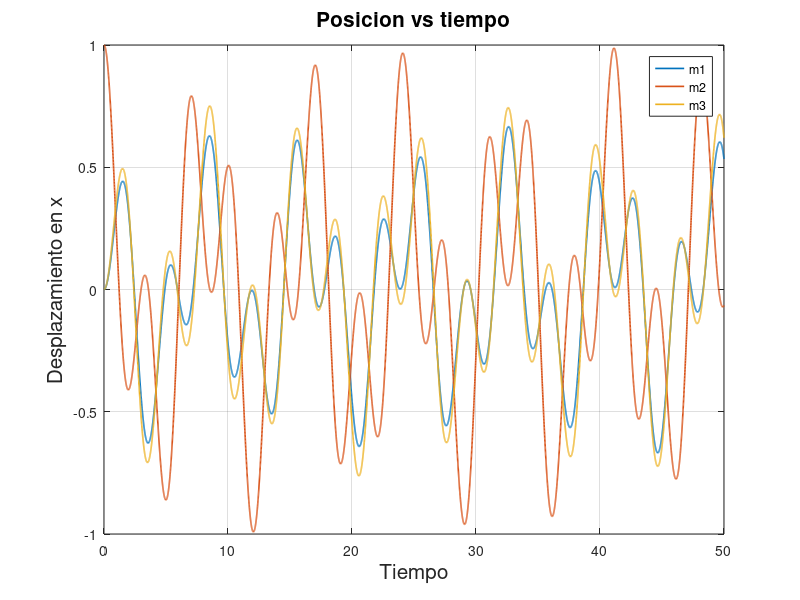
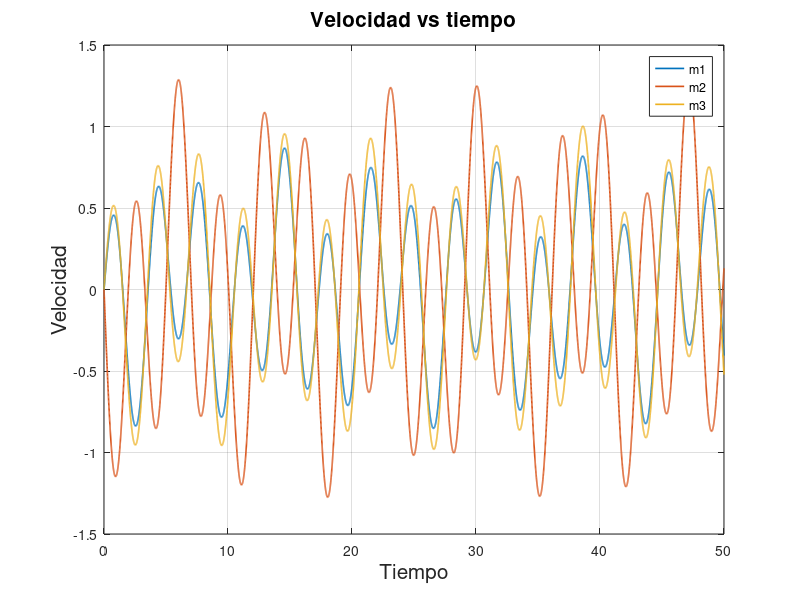
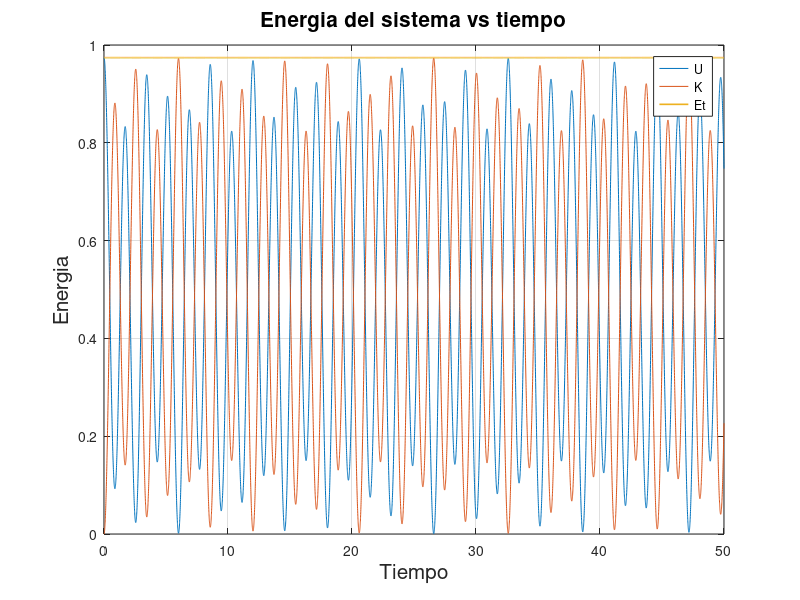
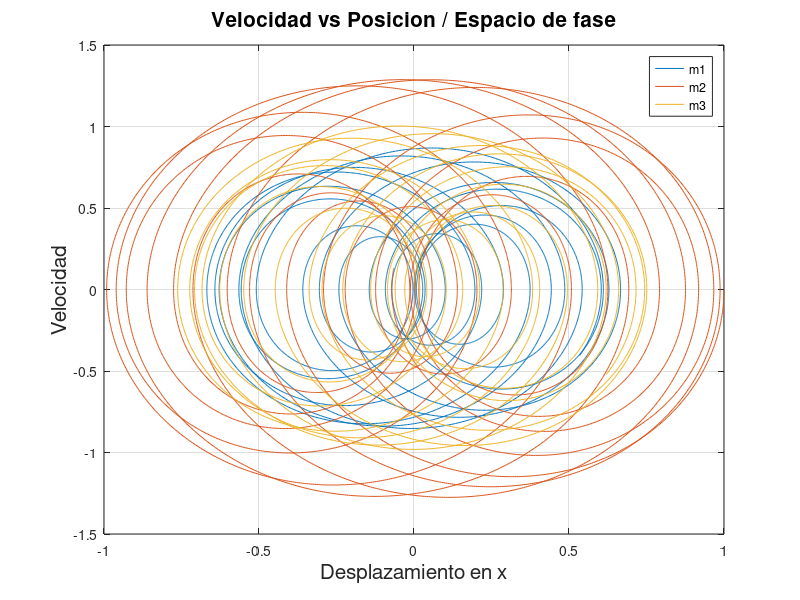

MATLAB code to generate these figures, in order:
clc ;close all;  clear all; 
%Condiciones de entrada
N=3; tf=50; 

%Condiciones iniciales
x0=zeros(N,1); x0(floor(N/2)+1)=1;v0=zeros(N,1); X0=[x0;v0]; 

%Asignacion de parametros extremos
ki= 0.9; kf= 1.1; mi=1; mf=1; iden=eye(N); cero=zeros(N); 

%Asigacion de parametros
mm= mi + (mf-mi)*rand(1,N); kk= ki + (kf-ki)*rand(1,N+1); 

%Diagonales 
W2= kk(2:N)./mm(2:N) ;   W1= (-1)*( kk(1:N) + kk(2:N+1) )./mm ;  W3= kk(2:N)./mm(1:N-1);

%Matrices de las EDO
M=diag(W1,0)+diag(W3,1)+diag(W2,-1); M1=[cero,iden;M,cero];

%Evolucion del sistema
options=odeset('RelTol',1e-10,'Abstol',1e-10);
[t,y]=ode45(@(t,X) M1*X,[0 tf],X0,options);  

%Asignacion de variables
pos=y(:,1:N); vel=y(:,N+1:2*N); 

%Calulo de las energias del sistema
u=[0.5*kk(1)*pos(:,1).^2 ,0.5*kk(2:N).*( pos(:,2:N)-pos(:,1:N-1)).^2 , 0.5*kk(N+1)*pos(:,N).^2];  U=sum(u,2); 
ek=0.5.*mm.*vel.^2; K=sum(ek,2); 
Et=U+K; 

%Calculo de R_A
num_RA= sum(pos.^2,2).^2; den_RA=sum(pos.^4,2); R_A= num_RA./den_RA;

%Calculo de las energias individuales 
et1=0.5*kk(1)*pos(:,1).^2+ 0.25*kk(2)*(pos(:,2)-pos(:,1)).^2 + 0.5*mm(1)*(vel(:,1)).^2;
etn=0.25*kk(2:N-1).*(pos(:,2:N-1)-pos(:,1:N-2)).^2 + 0.25*kk(3:N).*(pos(:,3:N)-pos(:,2:N-1)).^2 + 0.5*mm(2:N-1).*(vel(:,2:N-1)).^2; 
etn1=0.5*kk(N+1)*pos(:,N).^2+ 0.25*kk(N)*(pos(:,N)-pos(:,N-1)).^2 + 0.5*mm(N)*(vel(:,N)).^2;

%Calculo de R_E
ETR=[et1,etn,etn1]; up=sum(ETR.^2,2).^2 ; down=sum(ETR.^4,2) ;
R_E2=up./down;

%Calculo de m1 y m2
i_i=1:1:N;  arr=sum(i_i.*(ETR.^2),2); deb=sum(ETR.^2,2);  m1=arr./deb; 

arr2=sum((i_i.^2).*(ETR.^2),2);  m2= arr2./deb;

%GRAFICAS
figure(1); plot(t,pos,'LineWidth',1.2); title('Posicion vs tiempo','FontSize',15); legend('m1','m2','m3'); 
xlabel('Tiempo','FontSize',15);  ylabel('Desplazamiento en x','FontSize',15,'FontSize',15);grid; 

figure(2); plot(t,vel,'LineWidth',1.2); title('Velocidad vs tiempo','FontSize',15); legend('m1','m2','m3');
xlabel('Tiempo','FontSize',15);  ylabel('Velocidad','FontSize',15);grid; 

figure(3); plot(t,U,t,K,t,Et,'LineWidth',1.2); title('Energia del sistema vs tiempo','FontSize',15);legend('U','K','Et'); 
xlabel('Tiempo','FontSize',15);  ylabel('Energia','FontSize',15);grid; 

figure(4); plot(pos,vel); title('Velocidad vs Posicion / Espacio de fase','FontSize',15); 
legend('m1','m2','m3'); xlabel('Desplazamiento en x','FontSize',15);  ylabel('Velocidad','FontSize',15);grid; 

figure(5); imagesc(pos); title('Evolución de las posiciones','FontSize',15); 
xlabel('Oscilador','FontSize',15);  ylabel('Iteraciones','FontSize',15);

figure(11); imagesc(abs(pos)); title('Propagacion de la perturbación','FontSize',15); 
xlabel('Oscilador','FontSize',15);  ylabel('Iteraciones','FontSize',15);

figure(6); 
plot(t,R_A,t,R_E2); title('Grado de participación vs t','FontSize',15); xlabel('t'),ylabel('R'); 
legend('R','ER'); 

figure(8); plot(t,m1); title('m1 vs t'); xlabel('t'),ylabel('m1');

figure(9); plot(t,m2); title('m2 vs t'); xlabel('t'),ylabel('m2');

figure(10); imagesc(ETR); title('Evolucion de la energia de cada oscilador','FontSize',15); 
xlabel('Oscilador','FontSize',15);  ylabel('Iteraciones','FontSize',15);

